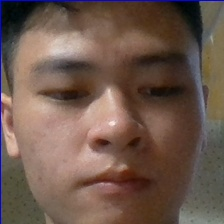
#> input picture data/data_register/user_111/111_10.jpg, 224 x 224 px, given in place of the camera
$ python login_face.py
#> lines starting #> are read from the running program, lines starting #| are printed output that depends on the picture
### extract_feature.py
import os
import numpy as np
from PIL import Image
import cv2
import tensorflow as tf
from tensorflow.keras import layers
from tensorflow.keras.models import Sequential

import general

tf.keras.backend.clear_session()
#> (this line was passed over: tensorflow is not available in this run)


def build_network(input_shape, embedding_size):
    '''
    Define the neural network to learn image similarity
    Input :
            input_shape : shape of input images
            embeddingsize : vectorsize used to encode our picture
    '''

    # Convolutional Neural Network
    network = Sequential()
    network.add(
        layers.Conv2D(input_shape=input_shape, filters=64, kernel_size=(3, 3), padding='same', activation='relu'))
    network.add(layers.MaxPool2D(pool_size=(2, 2), strides=(2, 2)))
    network.add(layers.Dropout(0.2))

    network.add(layers.Conv2D(filters=128, kernel_size=(3, 3), padding='same', activation='relu'))
    network.add(layers.MaxPool2D(pool_size=(2, 2), strides=(2, 2)))
    network.add(layers.Dropout(0.2))

    network.add(layers.Conv2D(filters=256, kernel_size=(3, 3), padding='same', activation='relu'))
    network.add(layers.MaxPool2D(pool_size=(2, 2), strides=(2, 2)))
    network.add(layers.Dropout(0.2))

    network.add(layers.Conv2D(filters=512, kernel_size=(3, 3), padding='same', activation='relu'))
    network.add(layers.MaxPool2D(pool_size=(2, 2), strides=(2, 2)))
    network.add(layers.Dropout(0.2))

    network.add(layers.Flatten())
    network.add(layers.Dense(units=4096, activation='relu'))
    network.add(layers.Dropout(0.2))
    network.add(layers.Dense(units=1024, activation='relu'))
    network.add(layers.Dropout(0.2))
    network.add(layers.Dense(units=512, activation='relu'))
    network.add(layers.Dropout(0.2))
    network.add(layers.Dense(units=embedding_size))

    return network


def get_features(images):
    img_rows = general.img_row
    img_cols = general.img_col
    embedding_size = general.embedding_size

    fix_size_img = (img_rows, img_cols)
    input_shape = (img_rows, img_cols, 3)

    inputs = []

    for image_path in images:
        face_image = Image.open(image_path)

        # resize the image
        face_numpy = np.array(face_image, 'uint8')
        face_fix_size = cv2.resize(face_numpy, fix_size_img)
        input_test = np.array(face_fix_size)

        inputs.append(input_test)

    inputs = np.array(inputs).reshape(-1, img_rows, img_cols, 3)

    model = build_network(input_shape, embedding_size)

    # predict with not weight
    checkpoint_path = general.model_triplet_path

    # Loads the weights
    model.load_weights(checkpoint_path)
    outputs = model.predict(inputs)

    # compute averaging the vectors
    sum_vec = outputs[0]
    for i in range(1, len(outputs)):
        sum_vec += outputs[i]

    average = sum_vec / len(outputs)
    vector_feature = np.array(average)

    return vector_feature

### login_face.py
import cv2
import numpy as np
import re
import os
import shutil
import pandas as pd
from sklearn.metrics.pairwise import cosine_similarity

import general
import extract_feature


def convert_str_array(list_str):
    result = []
    for vector_str in list_str:
        vector = np.zeros(general.embedding_size)
        middle = re.sub("\[", "", vector_str)
        middle = re.sub("]", "", middle)
        count = 0
        for number in middle.split():
            vector[count] = float(number)
            count += 1

        result.append(vector)

    return np.array(result)


def compute_similarity():
    pass


# load face cascade and eyes cascade
cascade_face_path = general.cascade_face_path

file = pd.read_csv(general.user_information)
#> (reads data/data_information.csv from the repository)
list_id_information = file['id'].values
list_name_information = file['Name'].values

file = pd.read_csv(general.feature_data)
#> (reads data/feature_data.csv from the repository)
list_id_feature = file['id'].values
list_vector_feature = file['vector_feature'].values
vector_feature_array = convert_str_array(list_vector_feature)

# capture object from camera
cam = cv2.VideoCapture(0)

# using haar cascade
face_cascade = cv2.CascadeClassifier(cascade_face_path)

font = cv2.FONT_HERSHEY_SIMPLEX
sample_num = 0
total_sample = 50  # total_sample is the number of picture for each user to check

folder_cache = "data/data_cache"

os.mkdir(folder_cache)

while True:
    # capture video frame by frame
    ret, frame = cam.read()
#> frame is the input picture: shape (224, 224, 3); mean B, G, R 77.2, 88.5, 110.6

    #  the frame, converted to gray
    gray = cv2.cvtColor(frame, cv2.COLOR_BGR2GRAY)
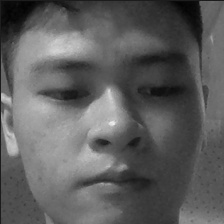
#> gray: shape (224, 224); min 2, max 237, mean 93.8
    faces = face_cascade.detectMultiScale(gray, 1.2, 5)
#> faces = ()

    for (x, y, w, h) in faces:
        sample_num += 1
        cv2.rectangle(frame, (x, y), (x + w, y + h), (255, 0, 0), 0)

        # save face images
        cv2.imwrite(folder_cache + '/' + 'pic_' + str(sample_num) + ".jpg", frame[y:y + h, x:x + w])

        cv2.putText(frame, "Please gentle movement and not look up", (x, y), font, 0.5, (0, 255, 0), 1, cv2.LINE_AA)
#> this loop made 0 passes
#> after the loop, sample_num = 0

    # display the result
    cv2.imshow('Login face', frame)

    # the 'q' button is set as quitting button
    if cv2.waitKey(1) & 0xFF == ord('q'):
#> (key q is pressed here)
        break
    if sample_num > total_sample:
        break

cam.release()
cv2.destroyAllWindows()

list_images = [os.path.join(folder_cache, f) for f in os.listdir(folder_cache)]
vector_feature = extract_feature.get_features(list_images)
#> (the run stopped early here; a loop or call above may not have finished)
